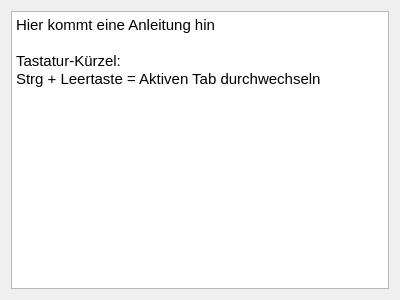
<?xml version="1.0" encoding="UTF-8"?>
<ui version="4.0">
 <class>InstructionDialog</class>
 <widget class="QDialog" name="InstructionDialog">
  <property name="geometry">
   <rect>
    <x>0</x>
    <y>0</y>
    <width>400</width>
    <height>300</height>
   </rect>
  </property>
  <property name="windowTitle">
   <string>Anleitung</string>
  </property>
  <layout class="QGridLayout" name="gridLayout">
   <item row="0" column="0">
    <widget class="QTextEdit" name="textEdit">
     <property name="html">
      <string>&lt;!DOCTYPE HTML PUBLIC &quot;-//W3C//DTD HTML 4.0//EN&quot; &quot;http://www.w3.org/TR/REC-html40/strict.dtd&quot;&gt;
&lt;html&gt;&lt;head&gt;&lt;meta name=&quot;qrichtext&quot; content=&quot;1&quot; /&gt;&lt;style type=&quot;text/css&quot;&gt;
p, li { white-space: pre-wrap; }
&lt;/style&gt;&lt;/head&gt;&lt;body style=&quot; font-family:'Ubuntu'; font-size:11pt; font-weight:400; font-style:normal;&quot;&gt;
&lt;p style=&quot; margin-top:0px; margin-bottom:0px; margin-left:0px; margin-right:0px; -qt-block-indent:0; text-indent:0px;&quot;&gt;Hier kommt eine Anleitung hin&lt;/p&gt;
&lt;p style=&quot;-qt-paragraph-type:empty; margin-top:0px; margin-bottom:0px; margin-left:0px; margin-right:0px; -qt-block-indent:0; text-indent:0px;&quot;&gt;&lt;br /&gt;&lt;/p&gt;
&lt;p style=&quot; margin-top:0px; margin-bottom:0px; margin-left:0px; margin-right:0px; -qt-block-indent:0; text-indent:0px;&quot;&gt;Tastatur-Kürzel:&lt;/p&gt;
&lt;p style=&quot; margin-top:0px; margin-bottom:0px; margin-left:0px; margin-right:0px; -qt-block-indent:0; text-indent:0px;&quot;&gt;Strg + Leertaste = Aktiven Tab durchwechseln&lt;/p&gt;&lt;/body&gt;&lt;/html&gt;</string>
     </property>
    </widget>
   </item>
  </layout>
 </widget>
 <resources/>
 <connections/>
</ui>
